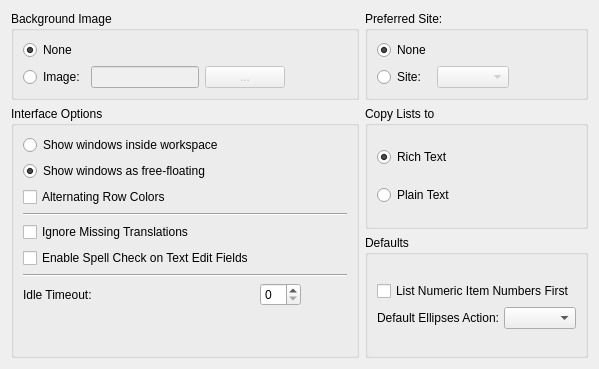
       <widget class="QWidget" name="_application">
        <attribute name="title">
         <string>Application</string>
        </attribute>
        <layout class="QGridLayout" name="gridLayout_3">
         <item row="0" column="0">
          <widget class="QGroupBox" name="_backgroundImageGroup">
           <property name="sizePolicy">
            <sizepolicy hsizetype="Preferred" vsizetype="Expanding">
             <horstretch>0</horstretch>
             <verstretch>0</verstretch>
            </sizepolicy>
           </property>
           <property name="title">
            <string>Background Image</string>
           </property>
           <layout class="QGridLayout">
            <item row="0" column="0">
             <layout class="QVBoxLayout">
              <item>
               <layout class="QGridLayout">
                <item row="0" column="0" colspan="2">
                 <widget class="QRadioButton" name="_noBackgroundImage">
                  <property name="text">
                   <string>None</string>
                  </property>
                  <property name="checked">
                   <bool>true</bool>
                  </property>
                 </widget>
                </item>
                <item row="1" column="0">
                 <widget class="QRadioButton" name="_backgroundImage">
                  <property name="text">
                   <string>Image:</string>
                  </property>
                 </widget>
                </item>
                <item row="1" column="1">
                 <layout class="QHBoxLayout">
                  <item>
                   <widget class="XLineEdit" name="_background">
                    <property name="enabled">
                     <bool>false</bool>
                    </property>
                   </widget>
                  </item>
                  <item>
                   <widget class="QPushButton" name="_backgroundList">
                    <property name="enabled">
                     <bool>false</bool>
                    </property>
                    <property name="text">
                     <string>...</string>
                    </property>
                   </widget>
                  </item>
                  <item>
                   <spacer>
                    <property name="orientation">
                     <enum>Qt::Horizontal</enum>
                    </property>
                    <property name="sizeHint" stdset="0">
                     <size>
                      <width>40</width>
                      <height>20</height>
                     </size>
                    </property>
                   </spacer>
                  </item>
                 </layout>
                </item>
               </layout>
              </item>
              <item>
               <spacer>
                <property name="orientation">
                 <enum>Qt::Vertical</enum>
                </property>
                <property name="sizeHint" stdset="0">
                 <size>
                  <width>20</width>
                  <height>0</height>
                 </size>
                </property>
               </spacer>
              </item>
             </layout>
            </item>
           </layout>
          </widget>
         </item>
         <item row="0" column="1">
          <widget class="QGroupBox" name="_warehouseGroup">
           <property name="sizePolicy">
            <sizepolicy hsizetype="Preferred" vsizetype="Expanding">
             <horstretch>0</horstretch>
             <verstretch>0</verstretch>
            </sizepolicy>
           </property>
           <property name="title">
            <string>Preferred Site:</string>
           </property>
           <layout class="QGridLayout">
            <item row="0" column="0">
             <layout class="QVBoxLayout">
              <item>
               <layout class="QGridLayout">
                <item row="0" column="0">
                 <widget class="QRadioButton" name="_noWarehouse">
                  <property name="text">
                   <string>None</string>
                  </property>
                  <property name="checked">
                   <bool>true</bool>
                  </property>
                 </widget>
                </item>
                <item row="1" column="0">
                 <widget class="QRadioButton" name="_selectedWarehouse">
                  <property name="text">
                   <string>Site:</string>
                  </property>
                 </widget>
                </item>
                <item row="1" column="1">
                 <layout class="QHBoxLayout">
                  <item>
                   <widget class="WComboBox" name="_warehouse">
                    <property name="enabled">
                     <bool>false</bool>
                    </property>
                   </widget>
                  </item>
                  <item>
                   <spacer>
                    <property name="orientation">
                     <enum>Qt::Horizontal</enum>
                    </property>
                    <property name="sizeHint" stdset="0">
                     <size>
                      <width>40</width>
                      <height>20</height>
                     </size>
                    </property>
                   </spacer>
                  </item>
                 </layout>
                </item>
               </layout>
              </item>
              <item>
               <spacer>
                <property name="orientation">
                 <enum>Qt::Vertical</enum>
                </property>
                <property name="sizeHint" stdset="0">
                 <size>
                  <width>20</width>
                  <height>0</height>
                 </size>
                </property>
               </spacer>
              </item>
             </layout>
            </item>
           </layout>
          </widget>
         </item>
         <item row="1" column="0" rowspan="2">
          <widget class="QGroupBox" name="_interfaceGroup">
           <property name="sizePolicy">
            <sizepolicy hsizetype="Preferred" vsizetype="Expanding">
             <horstretch>0</horstretch>
             <verstretch>0</verstretch>
            </sizepolicy>
           </property>
           <property name="title">
            <string>Interface Options</string>
           </property>
           <layout class="QGridLayout">
            <item row="0" column="0" colspan="3">
             <widget class="QRadioButton" name="_interfaceWorkspace">
              <property name="text">
               <string>Show windows inside workspace</string>
              </property>
              <property name="checked">
               <bool>false</bool>
              </property>
             </widget>
            </item>
            <item row="1" column="0" colspan="3">
             <widget class="QRadioButton" name="_interfaceTopLevel">
              <property name="text">
               <string>Show windows as free-floating</string>
              </property>
              <property name="checked">
               <bool>true</bool>
              </property>
             </widget>
            </item>
            <item row="3" column="0" colspan="3">
             <widget class="Line" name="line">
              <property name="orientation">
               <enum>Qt::Horizontal</enum>
              </property>
             </widget>
            </item>
            <item row="4" column="0" colspan="3">
             <widget class="QCheckBox" name="_ignoreTranslation">
              <property name="text">
               <string>Ignore Missing Translations</string>
              </property>
             </widget>
            </item>
            <item row="6" column="0" colspan="3">
             <widget class="Line" name="line_2">
              <property name="orientation">
               <enum>Qt::Horizontal</enum>
              </property>
             </widget>
            </item>
            <item row="7" column="0">
             <widget class="QLabel" name="_idleTimeoutLit">
              <property name="text">
               <string>Idle Timeout:</string>
              </property>
              <property name="buddy">
               <cstring>_idleTimeout</cstring>
              </property>
             </widget>
            </item>
            <item row="7" column="1">
             <widget class="QSpinBox" name="_idleTimeout"/>
            </item>
            <item row="7" column="2">
             <spacer>
              <property name="orientation">
               <enum>Qt::Horizontal</enum>
              </property>
              <property name="sizeHint" stdset="0">
               <size>
                <width>40</width>
                <height>20</height>
               </size>
              </property>
             </spacer>
            </item>
            <item row="8" column="1">
             <spacer name="verticalSpacer_2">
              <property name="orientation">
               <enum>Qt::Vertical</enum>
              </property>
              <property name="sizeHint" stdset="0">
               <size>
                <width>20</width>
                <height>40</height>
               </size>
              </property>
             </spacer>
            </item>
            <item row="2" column="0">
             <widget class="QCheckBox" name="_alternating">
              <property name="text">
               <string>Alternating Row Colors</string>
              </property>
             </widget>
            </item>
            <item row="5" column="0">
             <widget class="QCheckBox" name="_enableSpell">
              <property name="text">
               <string>Enable Spell Check on Text Edit Fields</string>
              </property>
             </widget>
            </item>
           </layout>
          </widget>
         </item>
         <item row="1" column="1">
          <widget class="QGroupBox" name="groupBox">
           <property name="sizePolicy">
            <sizepolicy hsizetype="Preferred" vsizetype="Expanding">
             <horstretch>0</horstretch>
             <verstretch>0</verstretch>
            </sizepolicy>
           </property>
           <property name="title">
            <string>Copy Lists to</string>
           </property>
           <layout class="QGridLayout" name="gridLayout_2">
            <item row="0" column="0">
             <widget class="QRadioButton" name="_richText">
              <property name="text">
               <string>Rich Text</string>
              </property>
              <property name="checked">
               <bool>true</bool>
              </property>
             </widget>
            </item>
            <item row="1" column="0">
             <widget class="QRadioButton" name="_plainText">
              <property name="text">
               <string>Plain Text</string>
              </property>
             </widget>
            </item>
           </layout>
          </widget>
         </item>
         <item row="2" column="1">
          <widget class="QGroupBox" name="_defaultsGroup">
           <property name="sizePolicy">
            <sizepolicy hsizetype="Preferred" vsizetype="Expanding">
             <horstretch>0</horstretch>
             <verstretch>0</verstretch>
            </sizepolicy>
           </property>
           <property name="title">
            <string>Defaults</string>
           </property>
           <layout class="QGridLayout" name="gridLayout_4">
            <item row="0" column="0">
             <layout class="QVBoxLayout">
              <item>
               <widget class="QCheckBox" name="_listNumericItemsFirst">
                <property name="text">
                 <string>List Numeric Item Numbers First</string>
                </property>
               </widget>
              </item>
              <item>
               <layout class="QHBoxLayout">
                <property name="spacing">
                 <number>5</number>
                </property>
                <item>
                 <widget class="QLabel" name="_ellipsesActionLit">
                  <property name="sizePolicy">
                   <sizepolicy hsizetype="Minimum" vsizetype="Preferred">
                    <horstretch>0</horstretch>
                    <verstretch>0</verstretch>
                   </sizepolicy>
                  </property>
                  <property name="text">
                   <string>Default Ellipses Action:</string>
                  </property>
                  <property name="alignment">
                   <set>Qt::AlignRight|Qt::AlignTrailing|Qt::AlignVCenter</set>
                  </property>
                  <property name="buddy">
                   <cstring>_ellipsesAction</cstring>
                  </property>
                 </widget>
                </item>
                <item>
                 <widget class="XComboBox" name="_ellipsesAction">
                  <property name="sizePolicy">
                   <sizepolicy hsizetype="MinimumExpanding" vsizetype="Fixed">
                    <horstretch>0</horstretch>
                    <verstretch>0</verstretch>
                   </sizepolicy>
                  </property>
                 </widget>
                </item>
               </layout>
              </item>
             </layout>
            </item>
           </layout>
          </widget>
         </item>
        </layout>
       </widget>
